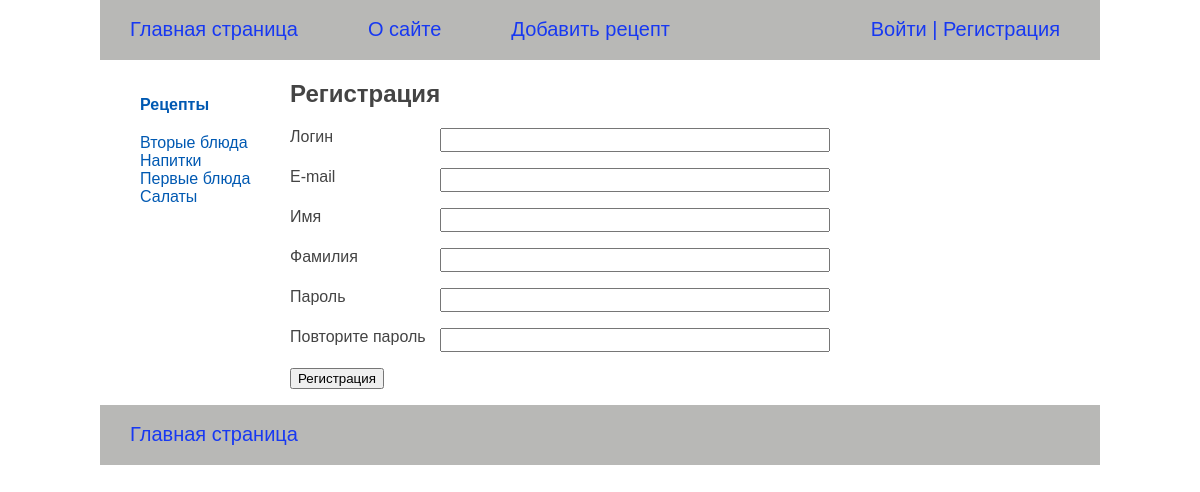
/users/registration/, run on the app's committed database.
### recipeapp/models.py (models this page shows, shortened)
class Category(models.Model):
    category_name = models.CharField(max_length=100, db_index=True, verbose_name='Категория')
    category_slug = models.SlugField(max_length=100, unique=True, db_index=True, verbose_name='Slug')
    class Meta:
        verbose_name = 'Категория'
        verbose_name_plural = 'Категории'
    def get_absolut_url(self):
        return reverse('category', kwargs={'category_slug': self.category_slug})

### users/views.py (the view)
# urls.py: path('registration/', RegistrationUser.as_view(), name='registration'),
class RegistrationUser(CreateView):
    form_class = RegistrationUserForm
    template_name = 'users/registration.html'
    extra_context = {'title': 'Регистрация'}
    success_url = reverse_lazy('users:login')

### users/forms.py (shortened to what this page needs)
class RegistrationUserForm(UserCreationForm):
    username = forms.CharField(label='Логин', widget=forms.TextInput(attrs={'class': 'form-input'}))
    password1 = forms.CharField(label='Пароль', widget=forms.PasswordInput(attrs={'class': 'form-input'}))
    password2 = forms.CharField(label='Повторите пароль', widget=forms.PasswordInput(attrs={'class': 'form-input'}))
    class Meta:
        model = get_user_model()
        fields = ['username', 'email', 'first_name', 'last_name', 'password1', 'password2']
        labels = {
            'email': 'E-mail',
            'first_name': 'Имя',
            'last_name': 'Фамилия',
        }
        widgets = {
            'email': forms.TextInput(attrs={'class': 'form-input'}),
            'first_name': forms.TextInput(attrs={'class': 'form-input'}),
            'last_name': forms.TextInput(attrs={'class': 'form-input'}),
        }

### recipeapp/templatetags/recipe_tags.py (called while the page is built)
@register.inclusion_tag('recipeapp/list_categories.html')
def show_categories(category_selected_id=0):
    categories = Category.objects.annotate(total=Count('cat_recipe')).filter(total__gt=0)
    return {'categories': categories, 'category_selected': category_selected_id}

### users/context_processors.py (called while the page is built)
def get_recipe_context(request):
    return {'mainmenu': menu}

### users/templates/users/registration.html (shortened to what this page needs)
{% extends 'base.html' %}}
{% block content %}
    <h1>Регистрация</h1>
<form action="" METHOD="post">
    {% for f in form %}
    <p><label class="form-label" for="{{ f.id_for_label }}">{{ f.label }}</label>{{ f }}</p>
    {% endfor %}
    <p><button type="submit">Регистрация</button></p>
</form>
{% endblock %}

### recipeapp/templates/recipeapp/list_categories.html
{% for category in categories %}
    {% if category.id == category_selected %}
        <li class="selected">{{ category.category_name }}</li>
    {% else %}
        <li class="selected_cat"><a href="{{ category.get_absolut_url }}">{{ category.category_name }}</a></li>
    {% endif %}
{% endfor %}

### recipeapp/static/recipeapp/css/styles.css (style rules this page uses)
html, body { font-family: 'Arial'; margin: 0; padding: 0; height: 100%; width: 100%; color: #444; }
a { color: #0059b2; text-decoration: none; }
.selected_cat { color: #0227cc; }
.form-label { display: inline-block; min-width: 150px; vertical-align: top; }
.form-input { width: 382px; font-size: 16px; }

### data on the page
Category: category_name "Вторые блюда"
Category: category_name "Напитки"
Category: category_name "Первые блюда"
Category: category_name "Салаты"

### other printed values
{{ m.title }} "О сайте" "Добавить рецепт"
{{ f.label }} "Логин" "E-mail" "Имя" "Фамилия" "Пароль" "Повторите пароль"
